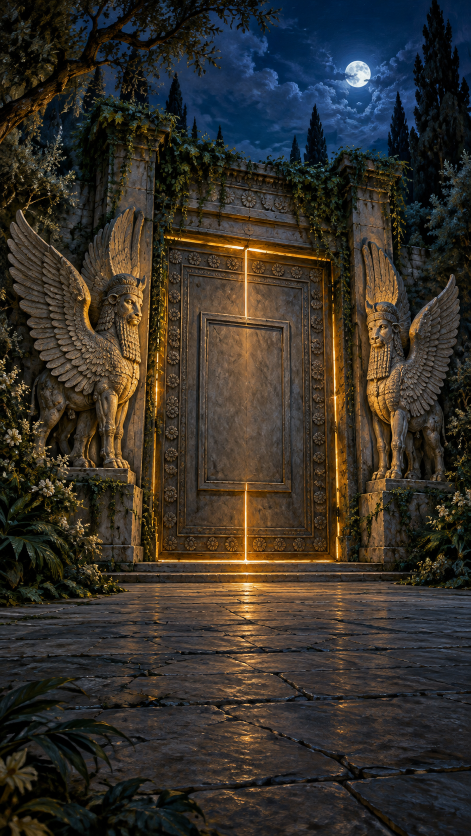
#> input picture images/originals/adventure/garden-gate/gate-closed-c.png, 941 x 1672 px (shown at 1/2 size); its folder holds 6 pictures in this run
$ python make_adventure_assets.py
#> lines starting #> are read from the running program, lines starting #| are printed output that depends on the picture; after the words box and inside, x2 and y2 are one past the last pixel; in counts of white or black regions, pixels touching at a corner belong together; pictures that were not available may be replaced by others from this repository, and a replacement may not be noted
#!/usr/bin/env python3
"""Make the adventure pictures in app/www/img/adv/ from Richard's paintings.

  python3 app/tools/make_adventure_assets.py      (run from the repository root)

Reads images/originals/adventure/garden-gate/*.png and writes:
  gate.jpg, gate-open.jpg, panel.jpg          the scenes (portrait 941x1672, as painted)
  sword.webp                                  the flaming sword, cut from black (flames stay soft)
  dial.webp                                   the dial of the seven days, cut out as a circle
  day-1.webp .. day-7.webp                    each day's segment alone, in place on the dial (same size as dial.webp)
  card-1.webp .. card-7.webp                  each day's segment turned upright, for the Light the Days cards
  relic-days.webp, relic-onyx.webp, relic-coat.webp   the relics, cut from black
"""
import math
import os

import numpy as np
from PIL import Image, ImageFilter
from scipy import ndimage

ROOT = os.path.dirname(os.path.dirname(os.path.dirname(os.path.abspath(__file__))))
SRC = os.path.join(ROOT, "images", "originals", "adventure", "garden-gate")
OUT = os.path.join(ROOT, "app", "www", "img", "adv")
os.makedirs(OUT, exist_ok=True)


def src(name):
#> called with name = 'gate-closed-c.png'
    return Image.open(os.path.join(SRC, name)).convert("RGB")
#> returned value is the input picture: PIL image 941x1672 RGB; mean R, G, B 52.8, 48.1, 40.9


def scene(name, out):
    src(name).save(os.path.join(OUT, out), quality=84, optimize=True, progressive=True)
#> call 2 of src, with name = 'gate-open-view.png'
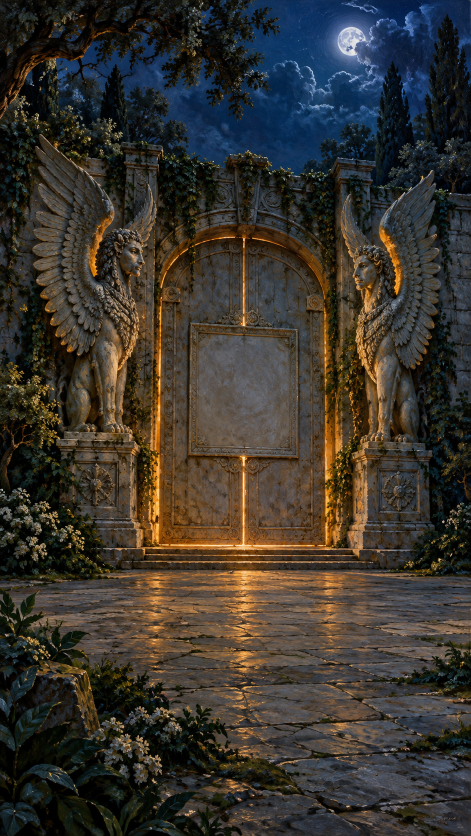
#> input picture images/originals/adventure/garden-gate/gate-closed-a.png, 941 x 1672 px, given in place of gate-open-view.png, which was not available (shown at 1/2 size)
#> in src, returned value is the input picture: PIL image 941x1672 RGB; mean R, G, B 57.8, 52.9, 45.7
#> call 3 of src, with name = 'stone-panel.png'
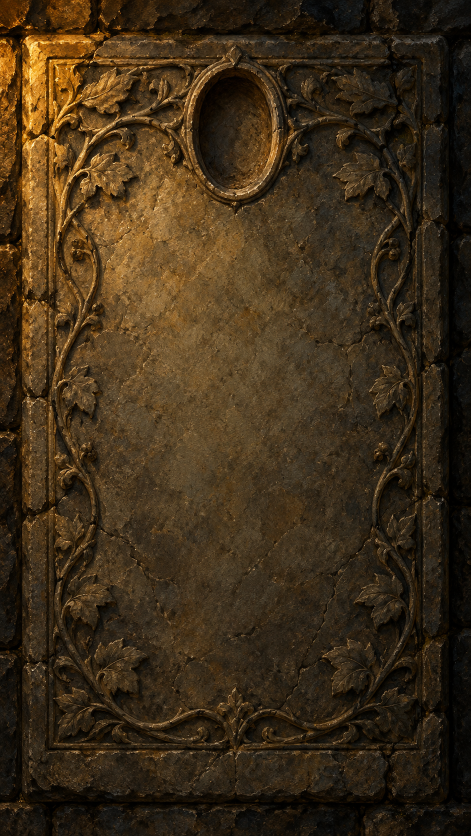
#> input picture images/originals/adventure/garden-gate/stone-panel.png, 941 x 1672 px (shown at 1/2 size)
#> in src, returned value is the input picture: PIL image 941x1672 RGB; mean R, G, B 61.7, 45.4, 24.1
#> call 4 of src, with name = 'flaming-sword.png'
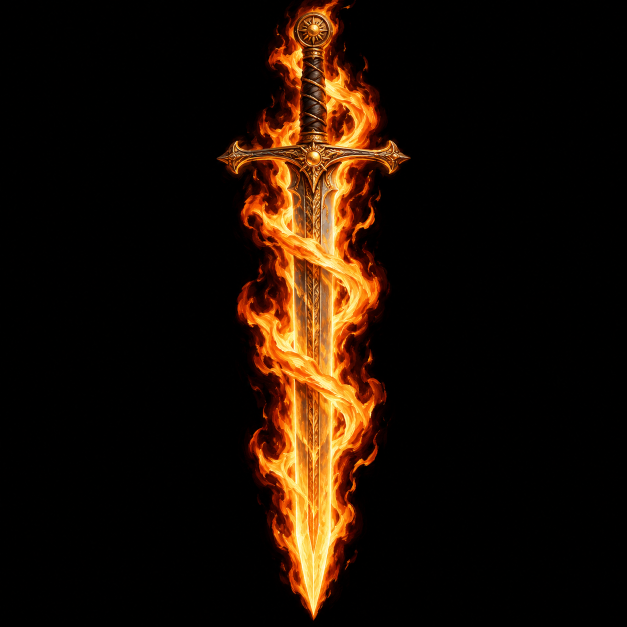
#> input picture images/originals/adventure/garden-gate/flaming-sword.png, 1254 x 1254 px (shown at 1/2 size)
#> in src, returned value is the input picture: PIL image 1254x1254 RGB; mean R, G, B 28.3, 14.8, 4.5


def solid_mask(im, thresh=22):
    """The object: everything not connected to the black border."""
#> called with thresh = 40
    a = np.asarray(im).astype(int)
    lab, _ = ndimage.label(a.max(axis=2) < thresh)
#> lab: shape (1254, 1254) int32; 334 distinct labels, from 0 to 333
    edge = set(np.unique(np.concatenate([lab[0], lab[-1], lab[:, 0], lab[:, -1]]))) - {0}
#> edge = 5 items
    fg = ~np.isin(lab, list(edge))
#> fg: shape (1254, 1254) bool; 15.5% white; 68 white regions (51 under 20 px), largest, box (x1, y1, x2, y2) and area: (433, 0, 822, 1241) 241257, (689, 1107, 714, 1141) 185, (498, 759, 526, 789) 177
    fg = ndimage.binary_fill_holes(ndimage.binary_opening(fg, iterations=2))
#> fg: shape (1254, 1254) bool; 15.3% white; 18 white regions (6 under 20 px), largest, box (x1, y1, x2, y2) and area: (433, 0, 821, 1241) 240212, (726, 113, 737, 141) 156, (560, 1125, 574, 1144) 147
    lab2, n2 = ndimage.label(fg)
#> lab2: shape (1254, 1254) int32; 20 distinct labels, from 0 to 19
#> n2 = 19
    return lab2 == (np.argmax(ndimage.sum(fg, lab2, range(1, n2 + 1))) + 1)
#> returned value: shape (1254, 1254) bool; 15.3% white; 1 white region, box (x1, y1, x2, y2) and area: (433, 0, 821, 1241) 240212


def cutout(im, fg, size, glow=False, crop_bottom=None):
#> called with size = 900, glow = True
    a = np.asarray(im).astype(np.float32) / 255
    alpha = np.asarray(Image.fromarray((fg * 255).astype(np.uint8)).filter(ImageFilter.MinFilter(3)).filter(ImageFilter.GaussianBlur(1.6))).astype(np.float32) / 255
    rgb = a
    if glow:   # flames: brightness becomes transparency outside the solid part
        peak = a.max(axis=2)
        la = np.clip((peak - 0.05) / 0.6, 0, 1)
        alpha = np.maximum(alpha, la)
        rgb = np.where(alpha[..., None] > 0, a / np.maximum(alpha[..., None], 1e-3), 0)
        rgb = np.clip(rgb, 0, 1)
    rgba = np.dstack([rgb, alpha])
    img = Image.fromarray((rgba * 255).astype(np.uint8), "RGBA")
    if crop_bottom:
        img = img.crop((0, 0, img.width, crop_bottom))
    bbox = img.getchannel("A").point(lambda v: 255 if v > 8 else 0).getbbox()
#> bbox = (433, 0, 822, 1242)
    pad = 8
    img = img.crop((max(0, bbox[0] - pad), max(0, bbox[1] - pad), min(img.width, bbox[2] + pad), min(img.height, bbox[3] + pad)))
#> img: PIL image 405x1250 RGBA
    k = size / max(img.size)
#> k = 0.72
    return img.resize((round(img.width * k), round(img.height * k)), Image.LANCZOS)
#> returned value: PIL image 292x900 RGBA


def dial():
    im = src("dial-of-days.png")
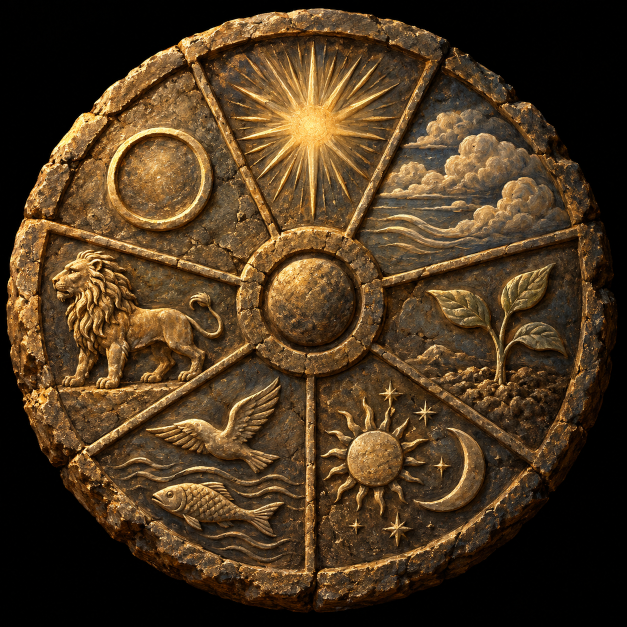
#> input picture images/originals/adventure/garden-gate/dial-of-days.png, 1254 x 1254 px (shown at 1/2 size)
#> in src, returned value is the input picture: PIL image 1254x1254 RGB; mean R, G, B 76.3, 55.7, 31.6
    fg = solid_mask(im)
#> in solid_mask (call 2), `lab, _ = ndimage.label(a.max(axis=2) < thresh)`: lab: shape (1254, 1254) int32; 2312 distinct labels, from 0 to 2311
#> in solid_mask (call 2), `fg = ~np.isin(lab, list(edge))`: fg: shape (1254, 1254) bool; 72% white; 1 black region, box (x1, y1, x2, y2) and area: (0, 0, 1254, 1254) 440133
#> in solid_mask (call 2), `fg = ndimage.binary_fill_holes(ndimage.binary_opening(fg, iterations=2))`: fg: shape (1254, 1254) bool; 71.8% white; 1 black region, box (x1, y1, x2, y2) and area: (0, 0, 1254, 1254) 443243
#> in solid_mask (call 2), `lab2, n2 = ndimage.label(fg)`: lab2: shape (1254, 1254) int32; 33 distinct labels, from 0 to 32
#> in solid_mask (call 2), `return lab2 == (np.argmax(ndimage.sum(fg, lab2, range(1, n2 + 1))) + 1)`: returned value: shape (1254, 1254) bool; 71.6% white; 1 black region, box (x1, y1, x2, y2) and area: (0, 0, 1254, 1254) 446467
    ys, xs = np.where(fg)
    cx, cy = xs.mean(), ys.mean()
#> cx = 615.5; cy = 617.3
    r = (xs.max() - xs.min() + ys.max() - ys.min()) / 4
#> r = 606.2
    x0, y0 = int(cx - r - 6), int(cy - r - 6)
#> x0 = 3; y0 = 5
    side = int(2 * r + 12)
#> side = 1224
    a = np.asarray(im).astype(np.float32) / 255
    yy, xx = np.mgrid[0: im.height, 0: im.width]
    d = np.hypot(xx - cx, yy - cy)
    circle = np.clip((r - d) / 2.5, 0, 1)
    full = Image.fromarray((np.dstack([a, circle]) * 255).astype(np.uint8), "RGBA").crop((x0, y0, x0 + side, y0 + side))
    S = 640
    full = full.resize((S, S), Image.LANCZOS)
#> full: PIL image 640x640 RGBA
    full.save(os.path.join(OUT, "dial.webp"), quality=86)
    # the seven segments: day k is centred at k*360/7 degrees clockwise from the top (day 1 at the top)
    c = S / 2
    yy, xx = np.mgrid[0:S, 0:S]
    ang = (np.degrees(np.arctan2(xx - c, -(yy - c))) + 360) % 360
    rad = np.hypot(xx - c, yy - c)
    hub = 0.205 * S / 2 * 2 * 0.5 + 0.13 * S       # leave the centre boss out of the segments
    arr = np.asarray(full).astype(np.float32)
    step = 360 / 7
    for k in range(7):
        lo = (k * step - step / 2) % 360
        dist = np.minimum(np.abs(ang - k * step), 360 - np.abs(ang - k * step))
        m = np.clip((step / 2 - dist) / 1.2, 0, 1) * np.clip((rad - hub) / 2, 0, 1)
        seg = arr.copy()
        seg[..., 3] = seg[..., 3] * m
        segimg = Image.fromarray(seg.astype(np.uint8), "RGBA")
        segimg.save(os.path.join(OUT, f"day-{k + 1}.webp"), quality=86)
        up = segimg.rotate(k * step, resample=Image.BICUBIC, center=(c, c))   # turn it so it points up
        bb = up.getchannel("A").point(lambda v: 255 if v > 10 else 0).getbbox()
        up.crop(bb).save(os.path.join(OUT, f"card-{k + 1}.webp"), quality=86)
        _ = lo
#> this loop made 7 passes
#> bb on passes 1 to 7: (184, 3, 457, 186), (184, 3, 457, 185), (184, 2, 457, 185), (183, 2, 456, 185), (183, 3, 456, 185), (183, 3, 456, 186), (183, 3, 457, 186)


scene("gate-closed-c.png", "gate.jpg")
scene("gate-open-view.png", "gate-open.jpg")
scene("stone-panel.png", "panel.jpg")
sw = src("flaming-sword.png")
cutout(sw, solid_mask(sw, 40), 900, glow=True).save(os.path.join(OUT, "sword.webp"), quality=84, alpha_quality=80)
dial()
for f, out, kw in (("relic-stone-of-days.png", "relic-days.webp", {}), ("relic-onyx-stone.png", "relic-onyx.webp", {"crop_bottom": 1105}),
                   ("relic-coat-of-skins.png", "relic-coat.webp", {})):
    im = src(f)
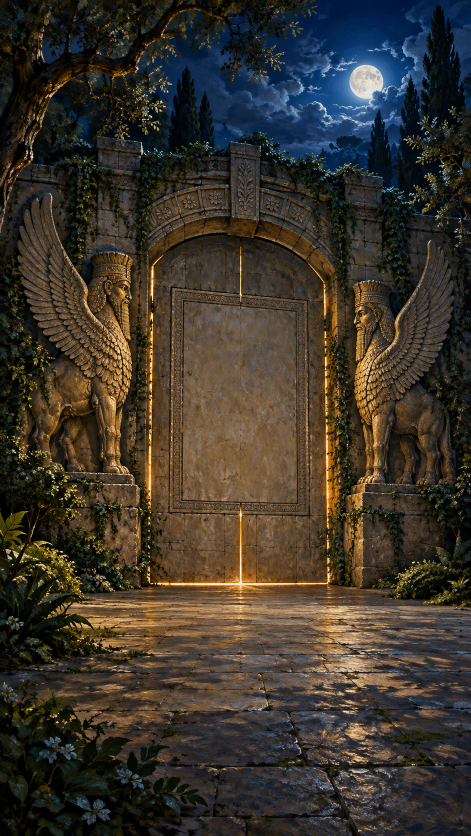
#> input picture images/originals/adventure/garden-gate/gate-closed-b.png, 941 x 1672 px, given in place of relic-stone-of-days.png, which was not available (shown at 1/2 size)
#> in src, returned value is the input picture: PIL image 941x1672 RGB; mean R, G, B 60.1, 53.3, 43.1
    fg = solid_mask(im)
#> call 3 of solid_mask, with thresh = 22
#> in solid_mask (call 3), `lab, _ = ndimage.label(a.max(axis=2) < thresh)`: lab: shape (1672, 941) int32; 7215 distinct labels, from 0 to 7214
#> in solid_mask (call 3), `edge = set(np.unique(np.concatenate([lab[0], lab[-1], lab[:, 0], lab[:..`: edge = 94 items
#> in solid_mask (call 3), `fg = ~np.isin(lab, list(edge))`: fg: shape (1672, 941) bool; 91.8% white; 71 black regions (30 under 20 px), largest, box (x1, y1, x2, y2) and area: (0, 1392, 365, 1672) 39081, (0, 461, 125, 1087) 20357, (0, 0, 248, 353) 18251
#> in solid_mask (call 3), `fg = ndimage.binary_fill_holes(ndimage.binary_opening(fg, iterations=2))`: fg: shape (1672, 941) bool; 90.7% white; 45 black regions (20 under 20 px), largest, box (x1, y1, x2, y2) and area: (0, 1391, 365, 1672) 42240, (0, 461, 161, 1352) 41440, (0, 0, 551, 418) 36975
#> in solid_mask (call 3), `lab2, n2 = ndimage.label(fg)`:
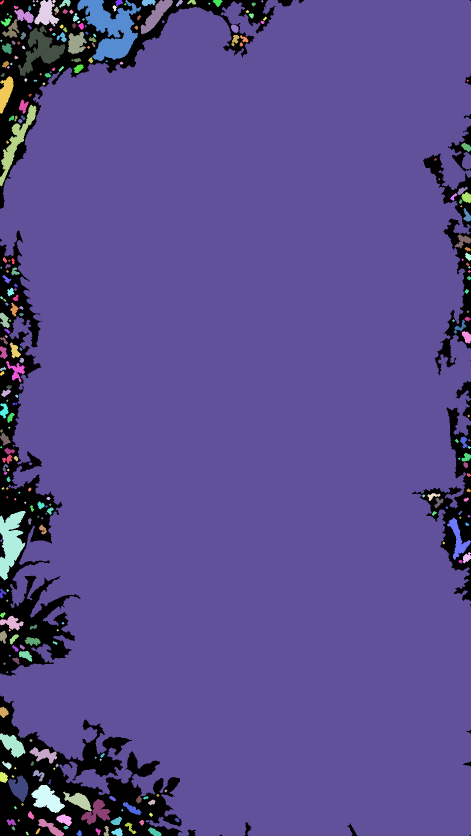
#> lab2: shape (1672, 941) int32 (shown at 1/2 size); 280 distinct labels, from 0 to 279; one colour per label, 0 black
#> in solid_mask (call 3), `lab2, n2 = ndimage.label(fg)`: n2 = 279
#> in solid_mask (call 3), `return lab2 == (np.argmax(ndimage.sum(fg, lab2, range(1, n2 + 1))) + 1)`:
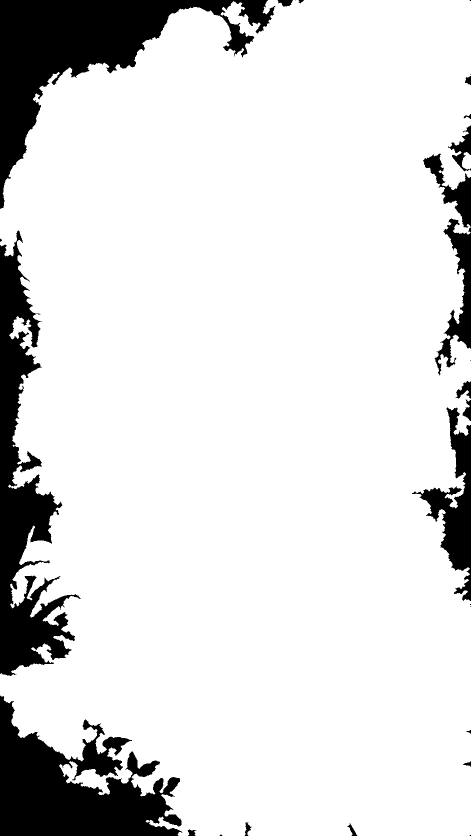
#> returned value: shape (1672, 941) bool (shown at 1/2 size); 87% white; 30 black regions (11 under 20 px), largest, box (x1, y1, x2, y2) and area: (0, 0, 551, 418) 64530, (0, 1391, 365, 1672) 55435, (0, 461, 161, 1352) 54293
    if "crop_bottom" in kw:   # the onyx sits on a reflection: keep only a smooth egg outline above it
        cb = kw["crop_bottom"]
        ys, xs = np.where(fg[:cb])
        top, x0, x1 = ys.min(), xs.min(), xs.max()
        cy_, cx_ = (top + cb) / 2, (x0 + x1) / 2
        yy, xx = np.mgrid[0: fg.shape[0], 0: fg.shape[1]]
        egg = ((xx - cx_) / ((x1 - x0) / 2)) ** 2 + ((yy - cy_) / ((cb - top) / 2)) ** 2 <= 1
        fg = np.where(yy > cy_, egg, fg & egg)
    cutout(im, fg, 420, **kw).save(os.path.join(OUT, out), quality=86)
#> (the run stopped early here; a loop or call above may not have finished)
